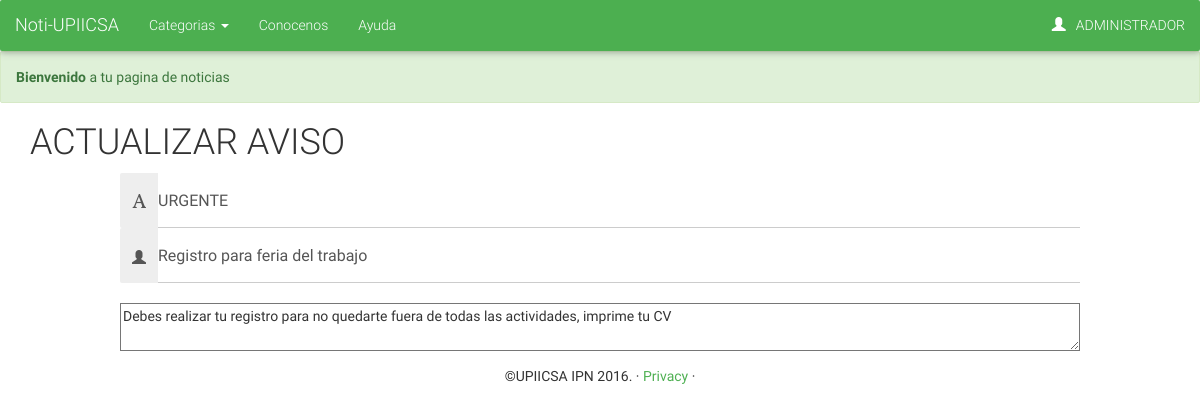
Screenshot of /editoraviso.php?aviso=13 (signed in) with the database file from the repository.
### tables this page shows
CREATE TABLE IF NOT EXISTS `AVISO` (
  `ID_AVISO` int(11) NOT NULL AUTO_INCREMENT,
  `CATEGORIA` text NOT NULL,
  `AV_TITULO` text NOT NULL,
  `AV_CONTENIDO` text NOT NULL,
  PRIMARY KEY (`ID_AVISO`)
);

### editoraviso.php (the view, shortened to what this page needs)
<html>
<?php include("header.php"); ?>
<body>
<?php
  include('navbar.php');
  $row="";
  if(isset($_GET['aviso'])){
  include('db.php');
  $sql="SELECT * FROM AVISO WHERE ID_AVISO='{$_GET['aviso']}'";
  $data=$con->query($sql);
  if($data!=null&& $data->num_rows>0)
  {
    $row = $data->fetch_array(MYSQLI_ASSOC);
  }
  else {
    header("Location: index.php");
    die();
  }
}
?>
    <div class="container">
      <div class="header-title">
        <h1><?php if(isset($row['ID_AVISO'])){ echo "ACTUALIZAR AVISO"; }else{echo "AGREGAR AVISO";} ?></h1>
      </div>
    </div>
    <form action="<?php if(isset($row['ID_AVISO'])){ echo "updateaviso.php"; }else{echo "addaviso.php";} ?>" method="post" id="editor" class="form-group">
      <div class="input-group">
        <span class="input-group-addon"><i class="glyphicon glyphicon-font"></i></span>
        <input type="text" class="form-control" name="categoria" placeholder="Ingrese un Categoria" required value="<?php if(isset($row['CATEGORIA'])){ echo $row['CATEGORIA']; } ?>">
      </div>
      <div class="input-group">
        <span class="input-group-addon"><i class="glyphicon glyphicon-user"></i></span>
        <input type="text" class="form-control" name="titulo" placeholder="Ingrese un Titulo" required value="<?php if(isset($row['AV_TITULO'])){ echo $row['AV_TITULO']; } ?>">
            </div>
        <br>
        <textarea name="contenido" id="editor-area" rows="15"><?php if(isset($row['AV_CONTENIDO'])){ echo stripslashes($row['AV_CONTENIDO']); } ?></textarea>
      <br>
    </form>
    <footer Align=center name="foot">
      <p>©UPIICSA IPN 2016. · <a href="#">Privacy</a> · </p>
    </footer>
</body>
</html>

### rows the page displays
aviso: categoria "URGENTE", titulo "Registro para feria del trabajo", contenido "Debes realizar tu registro para no quedarte fuera de todas las actividades, imprime tu CV"

### other values shown
$_SESSION['name'] "ADMINISTRADOR"
$_SESSION['msg'] "Bienvenido a tu pagina de noticias"
